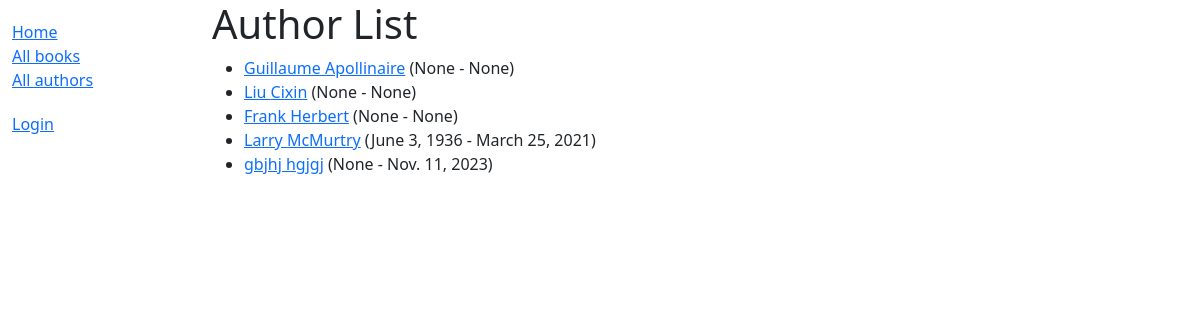
Page /catalog/authors/ on the earlier database version.
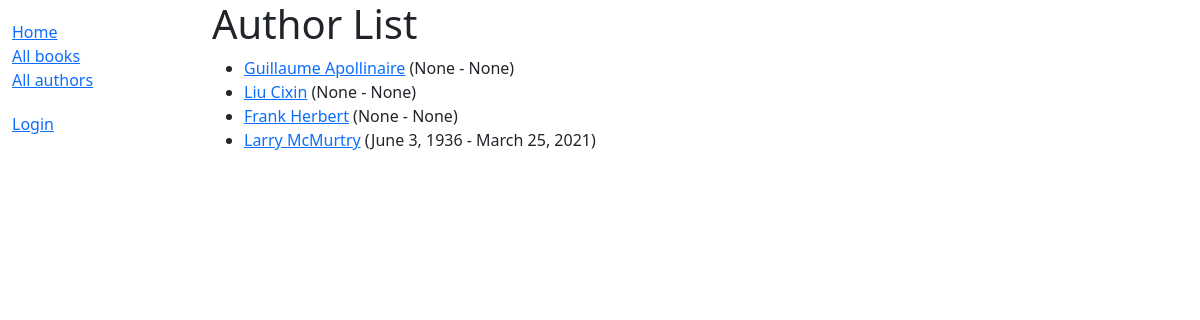
Same page on the later database version.
### catalog/models.py (models this page shows, shortened)
class Author(models.Model):
    first_name = models.CharField(max_length=100)
    last_name = models.CharField(max_length=100)
    date_of_birth = models.DateField(null=True, blank=True)
    date_of_death = models.DateField('Died', null=True, blank=True)
    class Meta:
        ordering = ['last_name', 'first_name']
    def get_absolute_url(self):
        return reverse('author-detail', args=[str(self.id)])

### catalog/views.py (the view)
# urls.py: path('authors/', views.AuthorListView.as_view(), name='authors'),
class AuthorListView(generic.ListView):
	model = Author

### catalog/templates/catalog/author_list.html
{% extends "base_generic.html" %}
{% block content %}
    <h1>Author List</h1>
    {% if author_list %}
        <ul>
            {% for author in author_list %}
                <li><a href="{{ author.get_absolute_url }}">{{ author.first_name }} {{ author.last_name }}</a> ({{ author.date_of_birth }} - {{ author.date_of_death }})</li>
            {% endfor %}
        </ul>
    {% else %}
        <p>There are no authors.</p>
    {% endif %}
{% endblock %}

Differences in the rows shown:
removed Author: first_name "gbjhj", last_name "hgjgj", date_of_birth "None", date_of_death "Nov. 11, 2023"
